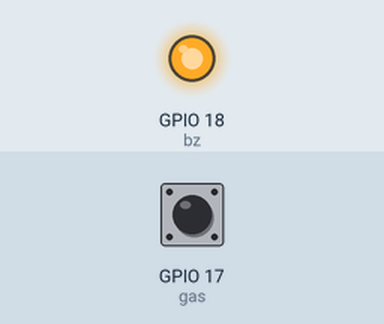
Simulated run of this program. Board: Raspberry Pi (BCM pin numbers). On the bench: output pins drawn as LEDs (lit = HIGH). Inputs (shaded band) come from the test bench; at power-on: GPIO 17 (gas) LOW. What the program prints to the terminal is not drawn.

Above: at 1.2 s.
1.3 s: GPIO 17 (gas) pulled HIGH for 0.25 s
At 1.5 s:
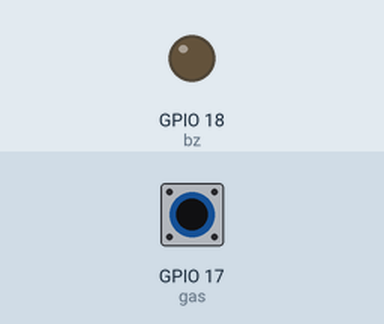
3.1 s: GPIO 17 (gas) pulled HIGH for 3.2 s
At 7.0 s:
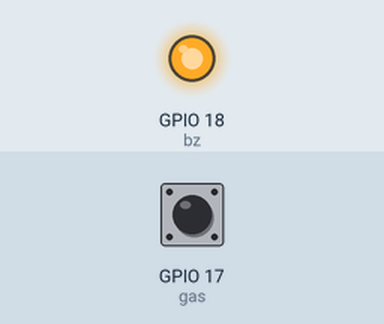
Timing chart, 0 to 8.5 s (numbered marks = the images above; inputs shaded):
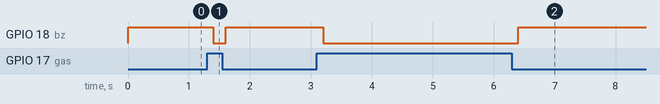

The program:

main6-2.py
```python
# Raspberry Pi Gas Detection System
# MQ-2 가스 센서를 이용해 가스를 감지하고 부저로 알림을 주는 프로그램

from gpiozero import DigitalInputDevice
from gpiozero import OutputDevice
import time

# 부저와 가스 센서 핀 설정
bz = OutputDevice(18)        # GPIO 18 → 부저
gas = DigitalInputDevice(17) # GPIO 17 → MQ-2 가스 센서

try:
    while True:              # 계속 센서 상태 확인
        if gas.value == 0:   # 가스 감지
            print("가스 감지됨")
            bz.on()          # 부저 켜기
        else:                # 정상 상태
            print("정상")
            bz.off()         # 부저 끄기

        time.sleep(0.2)      # 0.2초마다 반복 확인

except KeyboardInterrupt:    # Ctrl+C 누르면 종료
    pass

bz.off()                     # 종료 시 부저 끄기
```

Measured:
- after the input at 1.3 s, GPIO 18 (bz): HIGH → LOW after 0.10 s, → HIGH 0.20 s later
- after the input at 3.1 s, GPIO 18 (bz): HIGH → LOW after 0.10 s, → HIGH 3.2 s later
